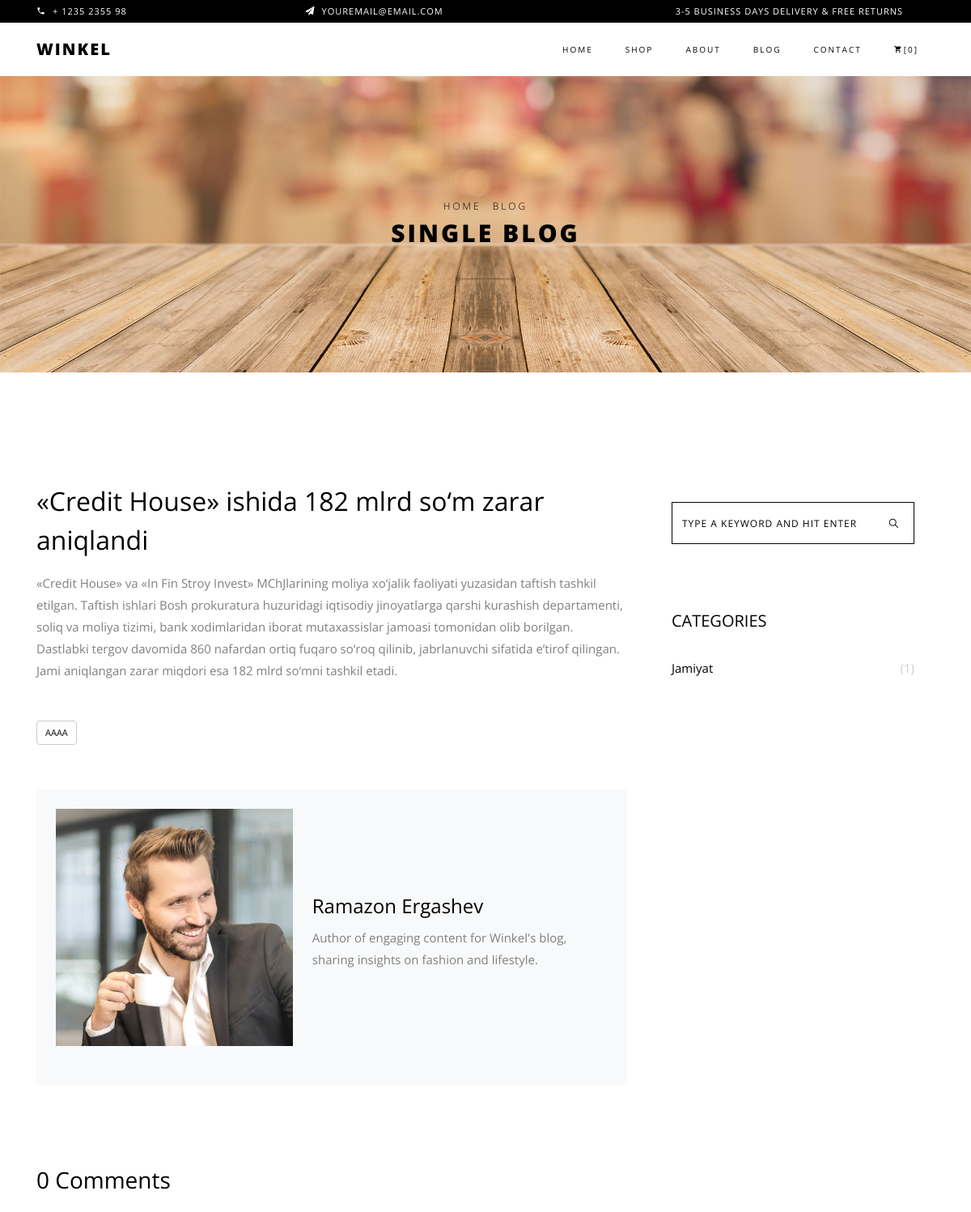
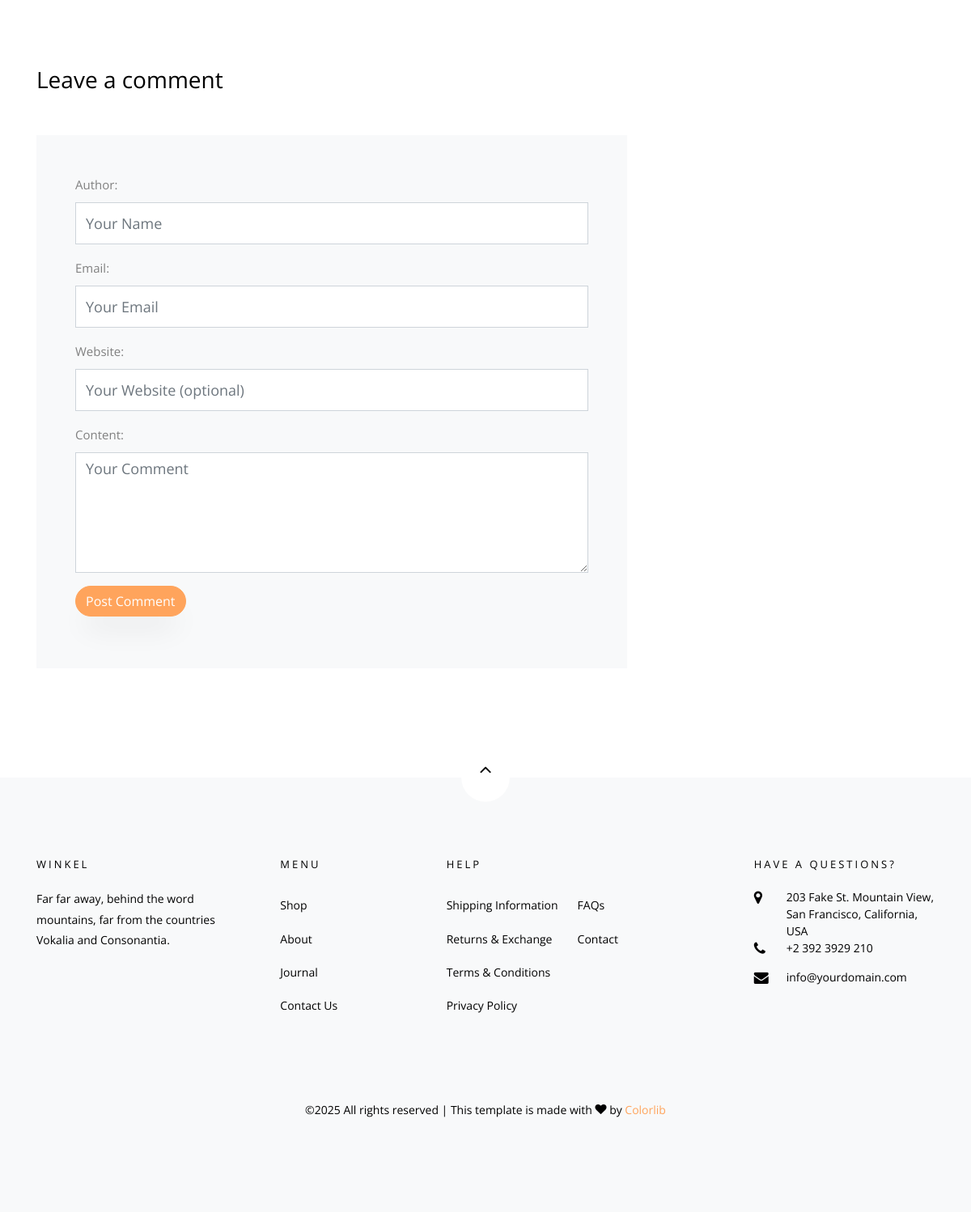
Screenshot of /blog/how-can-we-sing-about-love/ with the database file from the repository (2 pictures, top to bottom).
### app/models.py (models this page shows, shortened)
class Blog(models.Model):
    category = models.ForeignKey(Category, related_name='blogs', on_delete=models.CASCADE)
    title = models.CharField(max_length=200)
    slug = models.SlugField(unique=True, blank=True)
    author = models.CharField(max_length=100)
    content = models.TextField()
    image = models.ImageField(upload_to='blogs/', blank=True, null=True)
    tags = models.CharField(max_length=200, blank=True)
    publish_date = models.DateTimeField()
    created_at = models.DateTimeField(auto_now_add=True)
    updated_at = models.DateTimeField(auto_now=True)

class Category(models.Model):
    name = models.CharField(max_length=100)
    slug = models.SlugField(unique=True, blank=True)

### app/views.py (the view)
# urls.py: path('blog/<slug:slug>/', views.blog_detail, name='blog_detail'),
def blog_detail(request, slug):
    blog = get_object_or_404(Blog, slug=slug)
    recent_blogs = Blog.objects.order_by('-created_at').exclude(slug=slug)[:3]
    categories = Category.objects.filter(blogs__isnull=False).distinct()
    blog.tag_list = blog.tags.split(',') if blog.tags else []
    if request.method == 'POST':
        comment_form = CommentForm(request.POST)
        if comment_form.is_valid():
            comment = comment_form.save(commit=False)
            comment.blog = blog
            parent_id = request.POST.get('parent_id')
            if parent_id:
                comment.parent = get_object_or_404(Comment, id=parent_id)
            comment.save()
            messages.success(request, 'Your comment has been posted!')
            return redirect('blog_detail', slug=blog.slug)
    else:
        comment_form = CommentForm()
    context = {
        'blog': blog,
        'recent_blogs': recent_blogs,
        'categories': categories,
        'comment_form': comment_form,
    }
    return render(request, 'blog_detail.html', context)

### app/forms.py
class CommentForm(forms.ModelForm):
    class Meta:
        model = Comment
        fields = ['author', 'email', 'website', 'content']
        widgets = {
            'author': forms.TextInput(attrs={'class': 'form-control', 'placeholder': 'Your Name'}),
            'email': forms.EmailInput(attrs={'class': 'form-control', 'placeholder': 'Your Email'}),
            'website': forms.URLInput(attrs={'class': 'form-control', 'placeholder': 'Your Website (optional)'}),
            'content': forms.Textarea(attrs={'class': 'form-control', 'placeholder': 'Your Comment', 'rows': 5}),
        }
    def __init__(self, *args, **kwargs):
        super().__init__(*args, **kwargs)
        self.fields['email'].required = False
        self.fields['website'].required = False

### app/templatetags/shop_filters.py (called while the page is built)
@register.filter
def split(value, delimiter):
    try:
        return value.split(delimiter)
    except (AttributeError, TypeError):
        return []

### templates/blog_detail.html (shortened to what this page needs)
{% extends 'base.html' %}
{% load static %}
{% load shop_filters %}
{% block content %}
<div class="hero-wrap hero-bread" style="background-image: url('{% static 'images/bg_6.jpg' %}');">
   <div class="container">
     <div class="row no-gutters slider-text align-items-center justify-content-center">
       <div class="col-md-9 ftco-animate text-center">
         <p class="breadcrumbs"><span class="mr-2"><a href="{% url 'home' %}">Home</a></span> <span>Blog</span></p>
         <h1 class="mb-0 bread">Single Blog</h1>
       </div>
     </div>
   </div>
</div>
<section class="ftco-section ftco-degree-bg">
   <div class="container">
     <div class="row">
       <div class="col-lg-8 ftco-animate">
         <h2 class="mb-3">{{ blog.title }}</h2>
         <p>{{ blog.content|linebreaks }}</p>
         <div class="tag-widget post-tag-container mb-5 mt-5">
             <div class="tagcloud">
                 {% for tag in blog.tag_list %}
                 <a href="{% url 'blogs' %}?tag={{ tag|urlencode }}" class="tag-cloud-link">{{ tag }}</a>
                 {% endfor %}
             </div>
         </div>
         <div class="about-author d-flex p-4 bg-light">
           <div class="bio align-self-md-center mr-4">
             <img src="{% static 'images/person_1.jpg' %}" alt="Author" class="img-fluid mb-4">
           </div>
           <div class="desc align-self-md-center">
             <h3>{{ blog.author }}</h3>
             <p>Author of engaging content for Winkel's blog, sharing insights on fashion and lifestyle.</p>
           </div>
         </div>
         <div class="pt-5 mt-5">
           <h3 class="mb-5">{{ blog.comments.count }} Comments</h3>
           <div class="comment-form-wrap pt-5">
             <h3 class="mb-5">Leave a comment</h3>
             <form action="{% url 'blog_detail' blog.slug %}" method="post" class="p-5 bg-light">
               {{ comment_form.as_p }}
               <div class="form-group">
                 <input type="submit" value="Post Comment" class="btn btn-primary">
               </div>
             </form>
           </div>
         </div>
       </div>
       <div class="col-lg-4 sidebar ftco-animate">
         <div class="sidebar-box">
           <form action="{% url 'blogs' %}" class="search-form">
             <div class="form-group">
               <span class="icon ion-ios-search"></span>
               <input type="text" class="form-control" placeholder="Type a keyword and hit enter" name="q">
             </div>
           </form>
         </div>
         <div class="sidebar-box ftco-animate">
           <h3 class="heading">Categories</h3>
           <ul class="categories">
             {% for category in categories %}
             <li><a href="{% url 'blogs' %}?category={{ category.slug }}">{{ category.name }} <span>({{ category.blogs.count }})</span></a></li>
             {% endfor %}
           </ul>
         </div>
       </div>
     </div>
   </div>
</section>
{% endblock %}

### rows the page displays
Blog: title "«Credit House» ishida 182 mlrd so‘m zarar aniqlandi", content "«Credit House» va «In Fin Stroy Invest» MChJlarining moliya xo‘jalik faoliyati yuzasidan taftish tashkil etilgan. Taftish ishlari Bosh prokuratura huzuridagi iqtisodiy jinoyatlarga qarshi kurashish departamenti, soliq va moliya tizimi, bank xodimlaridan iborat mutaxassislar jamoasi tomonidan olib borilgan. Dastlabki tergov davomida 860 nafardan ortiq fuqaro so‘roq qilinib, jabrlanuvchi sifatida e’tirof qilingan. Jami aniqlangan zarar miqdori esa 182 mlrd so‘mni tashkil etadi.", tag_list "AAAA", author "Ramazon Ergashev", comments.count "0"
Category: name "Jamiyat", blogs.count "1"
